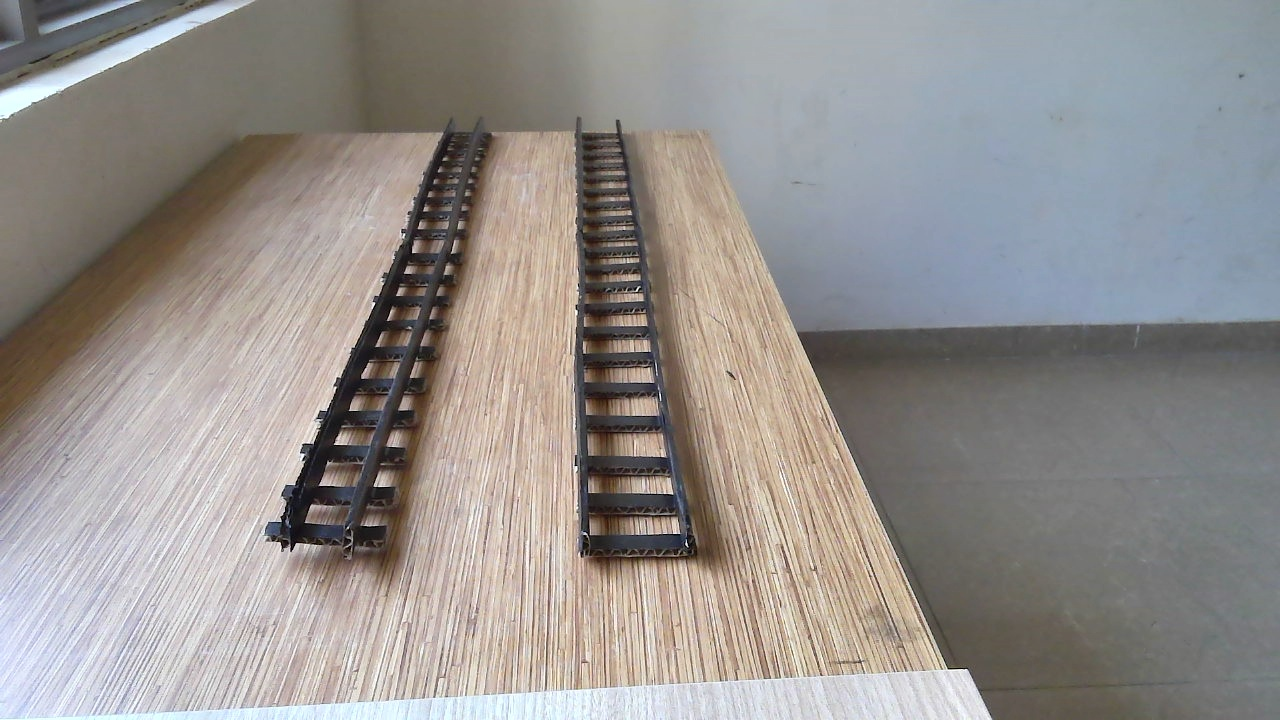
#> input picture hardware_captures/capture_0001.jpg, 1280 x 720 px; its folder holds only this picture in this run
$ python label_hardware.py
#> lines starting #> are read from the running program, lines starting #| are printed output that depends on the picture
"""
Drishti Kavach — Hardware Dataset Labeling Tool
================================================
Paints pixel-level masks for hardware_captures images so they can be used
to fine-tune the BiSeNet track segmentation model.

Controls
--------
  Left-click + drag  →  Paint selected class
  Right-click        →  Erase (back to class 2 = background)
  [ / ]              →  Decrease / Increase brush size
  1                  →  Select class 0  "rail-lines"   (RED   overlay)  ← the two parallel rail bars
  2                  →  Select class 1  "track-bed"    (BLUE  overlay)  ← inside area between / around rails
  3                  →  Select class 2  "background"   (black overlay)
  S                  →  Save mask for current image → hardware_dataset/
  N                  →  Next image
  P                  →  Previous image
  Arrow keys         →  Shift the entire mask Up / Down / Left / Right by SHIFT_STEP pixels
  R                  →  Reset mask to all-background
  Q / Esc            →  Quit

Output
------
  hardware_dataset/
    capture_XXXX.jpg   ← copy of original image
    capture_XXXX.png   ← 8-bit grayscale mask  (pixel value = class index)
"""

import cv2
import numpy as np
import os
import shutil
import glob
import sys
import time
import ctypes
import ctypes.util

# ── macOS cursor hide/show via CoreGraphics (no extra packages needed) ────────
if sys.platform == 'darwin':
    try:
        _cg = ctypes.cdll.LoadLibrary(ctypes.util.find_library('CoreGraphics'))
        _cursor_hidden = False

        # [11 lines left out: functions _hide_cursor, _show_cursor, not called in this run]
    except Exception:
        def _hide_cursor(): pass
        def _show_cursor(): pass
else:
    def _hide_cursor(): pass
    def _show_cursor(): pass

_last_mouse_t = 0.0   # timestamp of the last mouse-move event inside the window

# ── Config ────────────────────────────────────────────────────────
SOURCE_DIR  = "hardware_captures"
DATASET_DIR = "hardware_dataset"
WIN_W, WIN_H = 1280, 720      # display window size
SHIFT_STEP  = 2              # pixels to shift mask per arrow-key press (in original image coords)

# Arrow-key codes across platforms (cv2.waitKeyEx returns full values)
# macOS: 63232/63233/63234/63235  |  Linux: 65362/65364/65361/65363  |  Windows: 2490368/2621440/2424832/2555904
KEY_UP    = {63232, 65362, 2490368,  82}   # 82  = old Linux masked value
KEY_DOWN  = {63233, 65364, 2621440,  84}
KEY_LEFT  = {63234, 65361, 2424832,  81}
KEY_RIGHT = {63235, 65363, 2555904,  83}

# Class definitions (must match Rs19DatasetConfig)
# class 0 = rail-lines  : the two parallel steel rails
# class 1 = track-bed   : the area between / around the rails
# class 2 = background  : everything else
CLASSES = ["rail-lines", "track-bed", "background"]
COLORS  = [
    (  0,   0, 255),   # RED  → rail-lines  (class 0)  ← paint on the rail bars
    (255,  80,   0),   # BLUE → track-bed   (class 1)  ← paint inside the tracks
    (  0,   0,   0),   # black → background (class 2)
]
BG_CLASS = 2           # default class index for unpainted pixels

os.makedirs(DATASET_DIR, exist_ok=True)

# ── Helpers ────────────────────────────────────────────────────────
def load_image_list():
    paths = sorted(glob.glob(os.path.join(SOURCE_DIR, "capture_*.jpg")))
    return paths


def mask_path_for(img_path):
    base = os.path.splitext(os.path.basename(img_path))[0]
    return os.path.join(DATASET_DIR, base + ".png")


def dst_img_path_for(img_path):
    return os.path.join(DATASET_DIR, os.path.basename(img_path))


def load_or_create_mask(img_path, h, w):
    mp = mask_path_for(img_path)
    if os.path.isfile(mp):
        mask = cv2.imread(mp, cv2.IMREAD_GRAYSCALE)
        if mask is not None and mask.shape[:2] == (h, w):
            return mask
    return np.full((h, w), BG_CLASS, dtype=np.uint8)


# [31 lines left out: function save_mask, not called in this run]


def make_overlay(image_resized, mask):
    """Blend class colours onto the image for visual feedback."""
    color_map = np.array(COLORS, dtype=np.uint8)   # (3, 3)
    color_mask = color_map[mask]                    # (H, W, 3)
    overlay = cv2.addWeighted(image_resized, 0.6, color_mask, 0.4, 0)
    return overlay


# [47 lines left out: function draw_hud, not called in this run]


# ── Mouse callback state ──────────────────────────────────────────
state = {
    "drawing": False,
    "erase"  : False,
    "x": 0, "y": 0,
    "cls"   : 1,     # default: rail-track
    "brush" : 18,
    "mask"  : None,
    "img_w" : 1, "img_h": 1,  # original image dimensions
    "win_w" : WIN_W, "win_h": WIN_H,
    "dirty" : False,
    "saved" : False,
    "mouse_x": 0, "mouse_y": 0,   # current cursor position in window coords
}

# Clipboard — holds a copied mask (None if empty)
clipboard = {"mask": None, "source": None}   # source = filename string


# [56 lines left out: functions mouse_cb, _shift_mask, not called in this run]


# ── Main ──────────────────────────────────────────────────────────
def main():
    image_paths = load_image_list()
    if not image_paths:
        print(f"[ERROR] No images found in '{SOURCE_DIR}'. "
              "Run capture_hardware.py first.")
        return

    # ── Auto-resume: find first image without a saved mask ───────
    already_done = 0
    start_idx = 0
    for i, p in enumerate(image_paths):
        if os.path.isfile(mask_path_for(p)):
            already_done += 1
        else:
            start_idx = i
            break
    else:
        # All images already labelled — start from beginning
        start_idx = 0

    print(f"\n━━━━━━━━━━━━━━━━━━━━━━━━━━━━━━━━━━━━━━━━━━━━━━━━━━━━━")
    print(f"  Drishti Kavach — Hardware Labeling Tool")
    print(f"  Found {len(image_paths)} images in '{SOURCE_DIR}/'")
    print(f"  Already labelled : {already_done} image(s)")
    print(f"  Resuming from    : {os.path.basename(image_paths[start_idx])}  (#{start_idx+1})")
    print(f"  Masks saved to   : '{DATASET_DIR}/'")
    print(f"━━━━━━━━━━━━━━━━━━━━━━━━━━━━━━━━━━━━━━━━━━━━━━━━━━━━━\n")

    WINDOW = "Drishti Kavach — Label Tool  (S=save  N/P=nav  Q=quit)"
    cv2.namedWindow(WINDOW, cv2.WINDOW_NORMAL)
    cv2.resizeWindow(WINDOW, WIN_W, WIN_H + 52)
    cv2.setMouseCallback(WINDOW, mouse_cb)

    idx = start_idx

    def load_current():
        img = cv2.imread(image_paths[idx])
#> img is the input picture: shape (720, 1280, 3); mean B, G, R 142.7, 145.4, 149.6
        h, w = img.shape[:2]
#> h = 720; w = 1280
        mask = load_or_create_mask(image_paths[idx], h, w)
#> in load_or_create_mask, `mask = cv2.imread(mp, cv2.IMREAD_GRAYSCALE)`:
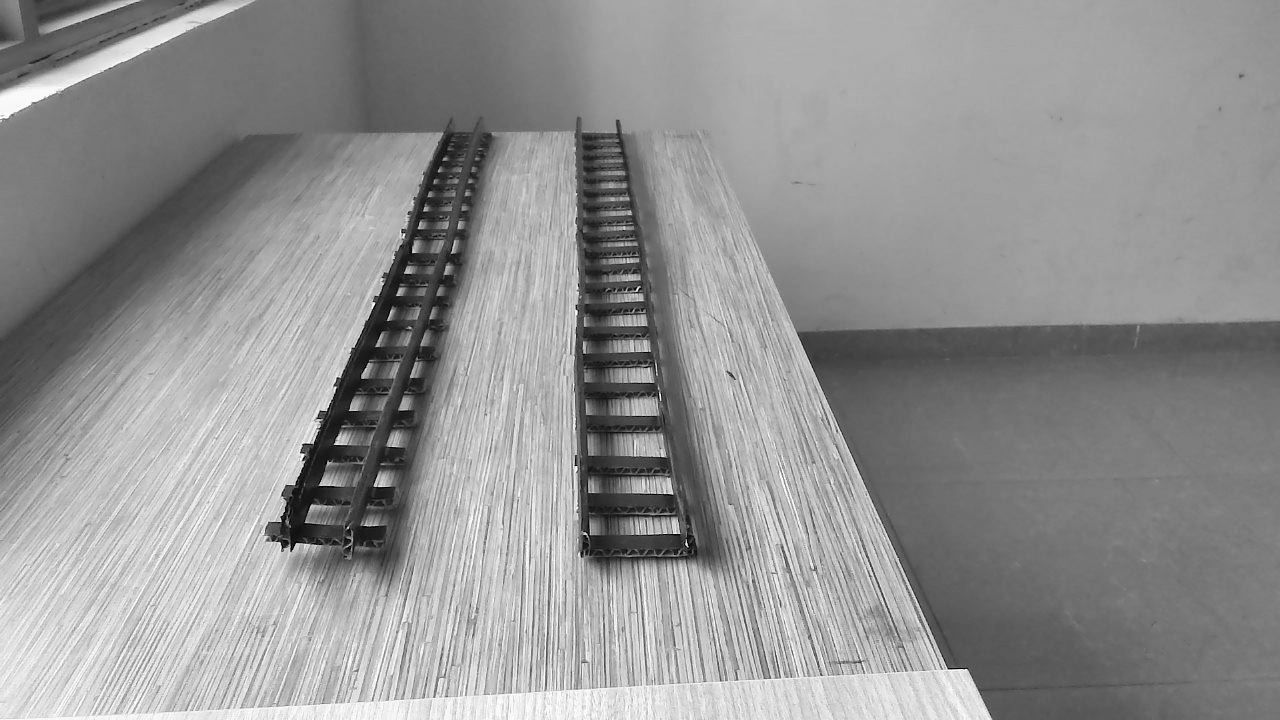
#> mask: shape (720, 1280); min 0, max 255, mean 146.4
        state["mask"]  = mask
        state["img_w"] = w
        state["img_h"] = h
        state["dirty"] = True
        state["saved"] = os.path.isfile(mask_path_for(image_paths[idx]))
        return img, mask

    img, mask = load_current()

    while True:
        # Always redraw every tick so the brush-cursor circle tracks the mouse
        if state["dirty"]:
            resized     = cv2.resize(img, (WIN_W, WIN_H))
            base_canvas = make_overlay(resized, cv2.resize(
                state["mask"], (WIN_W, WIN_H), interpolation=cv2.INTER_NEAREST))
            base_canvas = draw_hud(base_canvas, idx, len(image_paths),
                                   state["cls"], state["brush"], state["saved"],
                                   image_paths[idx])
            state["_base_canvas"] = base_canvas
            state["dirty"] = False

        # Draw brush-cursor circle on a fresh copy each frame
        canvas = state.get("_base_canvas")
        if canvas is not None:
            display = canvas.copy()
            cx, cy = state["mouse_x"], state["mouse_y"]
            # Scale brush radius from image coords → window coords
            scale  = WIN_W / max(state["img_w"], 1)
            r = max(2, int(state["brush"] * scale))
            # Thin black shadow for contrast on any background
            cv2.circle(display, (cx, cy), r,     (0, 0, 0),       2, cv2.LINE_AA)
            # White outline circle
            cv2.circle(display, (cx, cy), r,     (255, 255, 255), 1, cv2.LINE_AA)
            # Tiny centre dot
            cv2.circle(display, (cx, cy), 2,     (255, 255, 255), -1, cv2.LINE_AA)
            cv2.imshow(WINDOW, display)

        # If no mouse event for >150 ms the pointer has left the window — restore cursor
        if time.monotonic() - _last_mouse_t > 0.15:
            _show_cursor()

        key = cv2.waitKeyEx(16)
        if key == -1:
            continue

        if key in (ord('q'), 27):     # Q / Esc — quit
            break

        elif key == ord('s'):         # S — save
            save_mask(image_paths[idx], state["mask"])
            state["saved"] = True
            state["dirty"] = True

        elif key == ord('r'):         # R — reset mask
            h, w = state["mask"].shape[:2]
            state["mask"] = np.full((h, w), BG_CLASS, dtype=np.uint8)
            state["dirty"] = True

        elif key == ord('n'):         # N — next image
            if idx < len(image_paths) - 1:
                idx += 1
                img, mask = load_current()

        elif key == ord('p'):         # P — previous image
            if idx > 0:
                idx -= 1
                img, mask = load_current()

        # ── Arrow keys: shift the entire mask ────────────────────
        elif key in KEY_UP:
            state["mask"] = _shift_mask(state["mask"], dy=-SHIFT_STEP)
            state["dirty"] = True
            state["saved"] = False
        elif key in KEY_DOWN:
            state["mask"] = _shift_mask(state["mask"], dy=SHIFT_STEP)
            state["dirty"] = True
            state["saved"] = False
        elif key in KEY_LEFT:
            state["mask"] = _shift_mask(state["mask"], dx=-SHIFT_STEP)
            state["dirty"] = True
            state["saved"] = False
        elif key in KEY_RIGHT:
            state["mask"] = _shift_mask(state["mask"], dx=SHIFT_STEP)
            state["dirty"] = True
            state["saved"] = False

        elif key == ord('1'):
            state["cls"] = 0; state["dirty"] = True
        elif key == ord('2'):
            state["cls"] = 1; state["dirty"] = True
        elif key == ord('3'):
            state["cls"] = 2; state["dirty"] = True

        elif key == ord('['):         # Decrease brush
            state["brush"] = max(2, state["brush"] - 4)
            state["dirty"] = True
        elif key == ord(']'):         # Increase brush
            state["brush"] = min(120, state["brush"] + 4)
            state["dirty"] = True

        elif key == ord('c'):         # C — copy current mask to clipboard
            clipboard["mask"]   = state["mask"].copy()
            clipboard["source"] = os.path.basename(image_paths[idx])
            state["dirty"] = True
            print(f"  [⧉] Copied mask from  {clipboard['source']}")

        elif key == ord('v'):         # V — paste clipboard mask onto current image
            if clipboard["mask"] is None:
                print("  [!] Clipboard is empty — press C on an image first.")
            else:
                # Resize clipboard mask to match current image if sizes differ
                ch, cw = clipboard["mask"].shape[:2]
                ih, iw = state["mask"].shape[:2]
                if (ch, cw) == (ih, iw):
                    pasted = clipboard["mask"].copy()
                else:
                    pasted = cv2.resize(
                        clipboard["mask"], (iw, ih),
                        interpolation=cv2.INTER_NEAREST
                    )
                state["mask"]  = pasted
                state["saved"] = False
                state["dirty"] = True
                print(f"  [V] Pasted mask from {clipboard['source']} → {os.path.basename(image_paths[idx])}"
                      f"  (now paint your corrections, then press S)")

        # Force redraw on every mouse drag (dirty set by callback)
        if state["drawing"]:
            state["dirty"] = True

    _show_cursor()   # always restore OS cursor on exit
    cv2.destroyAllWindows()
    total_saved = len(glob.glob(os.path.join(DATASET_DIR, "*.png")))
    print(f"\n[Done] {total_saved} mask(s) saved in '{DATASET_DIR}/'")
    print(f"       Now run:  python train_hardware.py")


if __name__ == "__main__":
#> (the run stopped early here; a loop or call above may not have finished)
